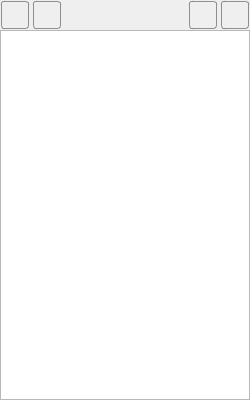
<?xml version="1.0" encoding="UTF-8"?>
<ui version="4.0">
 <class>LayerDialog</class>
 <widget class="QDialog" name="LayerDialog">
  <property name="windowModality">
   <enum>Qt::ApplicationModal</enum>
  </property>
  <property name="geometry">
   <rect>
    <x>0</x>
    <y>0</y>
    <width>250</width>
    <height>400</height>
   </rect>
  </property>
  <property name="minimumSize">
   <size>
    <width>250</width>
    <height>400</height>
   </size>
  </property>
  <property name="maximumSize">
   <size>
    <width>400</width>
    <height>800</height>
   </size>
  </property>
  <property name="windowTitle">
   <string>&lt; Layer Manager &gt;</string>
  </property>
  <property name="windowIcon">
   <iconset resource="../resources.qrc">
    <normaloff>:/res/resources/remix/stack-line.png</normaloff>:/res/resources/remix/stack-line.png</iconset>
  </property>
  <property name="windowOpacity">
   <double>1.000000000000000</double>
  </property>
  <property name="styleSheet">
   <string notr="true">QPushButton {
    border: 1px solid #8f8f91;
    border-radius: 3px;
    background-color: qlineargradient(x1: 0, y1: 0, x2: 0, y2: 1,
                                      stop: 0 #f6f7fa, stop: 1 #dadbde);
margin:1px;
}

QPushButton:hover {
	background-color: qlineargradient(spread:reflect, x1:0.523, y1:0, x2:0.522, y2:0.99322, stop:0 rgba(201, 255, 255, 239), stop:0.508772 rgba(197, 225, 255, 207), stop:0.997301 rgba(176, 255, 255, 236));
}</string>
  </property>
  <property name="modal">
   <bool>true</bool>
  </property>
  <layout class="QVBoxLayout" name="verticalLayout">
   <property name="spacing">
    <number>0</number>
   </property>
   <property name="leftMargin">
    <number>0</number>
   </property>
   <property name="topMargin">
    <number>0</number>
   </property>
   <property name="rightMargin">
    <number>0</number>
   </property>
   <property name="bottomMargin">
    <number>0</number>
   </property>
   <item>
    <layout class="QHBoxLayout" name="horizontalLayout">
     <property name="spacing">
      <number>2</number>
     </property>
     <item>
      <widget class="QPushButton" name="btnSetAllVisible">
       <property name="minimumSize">
        <size>
         <width>30</width>
         <height>30</height>
        </size>
       </property>
       <property name="maximumSize">
        <size>
         <width>30</width>
         <height>30</height>
        </size>
       </property>
       <property name="text">
        <string/>
       </property>
       <property name="icon">
        <iconset resource="../resources.qrc">
         <normaloff>:/res/resources/remix/eye-line.png</normaloff>:/res/resources/remix/eye-line.png</iconset>
       </property>
       <property name="iconSize">
        <size>
         <width>25</width>
         <height>25</height>
        </size>
       </property>
      </widget>
     </item>
     <item>
      <widget class="QPushButton" name="btnSetAllHidden">
       <property name="minimumSize">
        <size>
         <width>30</width>
         <height>30</height>
        </size>
       </property>
       <property name="maximumSize">
        <size>
         <width>30</width>
         <height>30</height>
        </size>
       </property>
       <property name="text">
        <string/>
       </property>
       <property name="icon">
        <iconset resource="../resources.qrc">
         <normaloff>:/res/resources/remix/eye-off-line.png</normaloff>:/res/resources/remix/eye-off-line.png</iconset>
       </property>
       <property name="iconSize">
        <size>
         <width>25</width>
         <height>25</height>
        </size>
       </property>
      </widget>
     </item>
     <item>
      <spacer name="horizontalSpacer">
       <property name="orientation">
        <enum>Qt::Horizontal</enum>
       </property>
       <property name="sizeHint" stdset="0">
        <size>
         <width>40</width>
         <height>20</height>
        </size>
       </property>
      </spacer>
     </item>
     <item>
      <widget class="QPushButton" name="btnAddNewLayer">
       <property name="minimumSize">
        <size>
         <width>30</width>
         <height>30</height>
        </size>
       </property>
       <property name="maximumSize">
        <size>
         <width>30</width>
         <height>30</height>
        </size>
       </property>
       <property name="text">
        <string/>
       </property>
       <property name="icon">
        <iconset resource="../resources.qrc">
         <normaloff>:/res/resources/remix/sticky-note-add-line.png</normaloff>:/res/resources/remix/sticky-note-add-line.png</iconset>
       </property>
       <property name="iconSize">
        <size>
         <width>25</width>
         <height>25</height>
        </size>
       </property>
      </widget>
     </item>
     <item>
      <widget class="QPushButton" name="btnDeleteLayer">
       <property name="minimumSize">
        <size>
         <width>30</width>
         <height>30</height>
        </size>
       </property>
       <property name="maximumSize">
        <size>
         <width>30</width>
         <height>30</height>
        </size>
       </property>
       <property name="text">
        <string/>
       </property>
       <property name="icon">
        <iconset resource="../resources.qrc">
         <normaloff>:/res/resources/remix/delete-bin-2-line.png</normaloff>:/res/resources/remix/delete-bin-2-line.png</iconset>
       </property>
       <property name="iconSize">
        <size>
         <width>25</width>
         <height>25</height>
        </size>
       </property>
      </widget>
     </item>
    </layout>
   </item>
   <item>
    <widget class="QListWidget" name="listWidget"/>
   </item>
  </layout>
 </widget>
 <tabstops>
  <tabstop>listWidget</tabstop>
  <tabstop>btnSetAllHidden</tabstop>
  <tabstop>btnAddNewLayer</tabstop>
  <tabstop>btnDeleteLayer</tabstop>
  <tabstop>btnSetAllVisible</tabstop>
 </tabstops>
 <resources>
  <include location="../resources.qrc"/>
 </resources>
 <connections/>
</ui>
